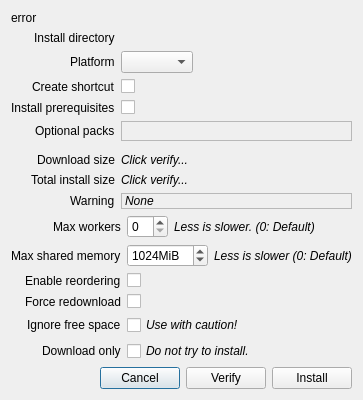
<?xml version="1.0" encoding="UTF-8"?>
<ui version="4.0">
 <class>InstallDialog</class>
 <widget class="QDialog" name="InstallDialog">
  <property name="geometry">
   <rect>
    <x>0</x>
    <y>0</y>
    <width>526</width>
    <height>483</height>
   </rect>
  </property>
  <property name="windowTitle">
   <string notr="true">Rare</string>
  </property>
  <layout class="QFormLayout" name="install_dialog_layout">
   <property name="sizeConstraint">
    <enum>QLayout::SetFixedSize</enum>
   </property>
   <property name="labelAlignment">
    <set>Qt::AlignRight|Qt::AlignTrailing|Qt::AlignVCenter</set>
   </property>
   <item row="0" column="0" colspan="2">
    <widget class="QLabel" name="install_dialog_label">
     <property name="text">
      <string>error</string>
     </property>
    </widget>
   </item>
   <item row="1" column="0">
    <widget class="QLabel" name="install_dir_label">
     <property name="text">
      <string>Install directory</string>
     </property>
    </widget>
   </item>
   <item row="1" column="1">
    <layout class="QHBoxLayout" name="install_dir_layout"/>
   </item>
   <item row="2" column="0">
    <widget class="QLabel" name="platform_label">
     <property name="text">
      <string>Platform</string>
     </property>
    </widget>
   </item>
   <item row="2" column="1">
    <widget class="QComboBox" name="platform_combo_box">
     <property name="sizePolicy">
      <sizepolicy hsizetype="Maximum" vsizetype="Fixed">
       <horstretch>0</horstretch>
       <verstretch>0</verstretch>
      </sizepolicy>
     </property>
    </widget>
   </item>
   <item row="9" column="0">
    <widget class="QLabel" name="shortcut_lbl">
     <property name="text">
      <string>Create shortcut</string>
     </property>
    </widget>
   </item>
   <item row="9" column="1">
    <widget class="QCheckBox" name="shortcut_cb">
     <property name="text">
      <string notr="true"/>
     </property>
    </widget>
   </item>
   <item row="10" column="0">
    <widget class="QLabel" name="install_preqs_lbl">
     <property name="text">
      <string>Install prerequisites</string>
     </property>
    </widget>
   </item>
   <item row="10" column="1">
    <widget class="QCheckBox" name="install_preqs_check">
     <property name="font">
      <font>
       <italic>true</italic>
      </font>
     </property>
     <property name="text">
      <string notr="true"/>
     </property>
    </widget>
   </item>
   <item row="11" column="0">
    <widget class="QLabel" name="sdl_list_label">
     <property name="text">
      <string>Optional packs</string>
     </property>
    </widget>
   </item>
   <item row="11" column="1">
    <widget class="QFrame" name="sdl_list_frame">
     <property name="frameShape">
      <enum>QFrame::StyledPanel</enum>
     </property>
     <property name="frameShadow">
      <enum>QFrame::Raised</enum>
     </property>
     <layout class="QVBoxLayout" name="sdl_list_layout">
      <property name="spacing">
       <number>0</number>
      </property>
     </layout>
    </widget>
   </item>
   <item row="13" column="0">
    <widget class="QLabel" name="download_size_label">
     <property name="text">
      <string>Download size</string>
     </property>
    </widget>
   </item>
   <item row="13" column="1">
    <widget class="QLabel" name="download_size_info_label">
     <property name="font">
      <font>
       <italic>true</italic>
      </font>
     </property>
     <property name="text">
      <string>Click verify...</string>
     </property>
    </widget>
   </item>
   <item row="14" column="0">
    <widget class="QLabel" name="install_size_label">
     <property name="text">
      <string>Total install size</string>
     </property>
    </widget>
   </item>
   <item row="14" column="1">
    <widget class="QLabel" name="install_size_info_label">
     <property name="font">
      <font>
       <italic>true</italic>
      </font>
     </property>
     <property name="text">
      <string>Click verify...</string>
     </property>
     <property name="wordWrap">
      <bool>true</bool>
     </property>
    </widget>
   </item>
   <item row="15" column="0">
    <widget class="QLabel" name="warn_label">
     <property name="text">
      <string>Warning</string>
     </property>
    </widget>
   </item>
   <item row="15" column="1">
    <widget class="QLabel" name="warn_message">
     <property name="font">
      <font>
       <italic>true</italic>
      </font>
     </property>
     <property name="frameShape">
      <enum>QFrame::StyledPanel</enum>
     </property>
     <property name="frameShadow">
      <enum>QFrame::Sunken</enum>
     </property>
     <property name="text">
      <string>None</string>
     </property>
     <property name="wordWrap">
      <bool>true</bool>
     </property>
    </widget>
   </item>
   <item row="17" column="0" colspan="2">
    <layout class="QHBoxLayout" name="button_layout">
     <item>
      <spacer name="button_hspacer">
       <property name="orientation">
        <enum>Qt::Horizontal</enum>
       </property>
       <property name="sizeHint" stdset="0">
        <size>
         <width>40</width>
         <height>20</height>
        </size>
       </property>
      </spacer>
     </item>
     <item>
      <widget class="QPushButton" name="cancel_button">
       <property name="text">
        <string>Cancel</string>
       </property>
      </widget>
     </item>
     <item>
      <widget class="QPushButton" name="verify_button">
       <property name="text">
        <string>Verify</string>
       </property>
      </widget>
     </item>
     <item>
      <widget class="QPushButton" name="install_button">
       <property name="text">
        <string>Install</string>
       </property>
      </widget>
     </item>
    </layout>
   </item>
   <item row="16" column="0" colspan="2">
    <layout class="QFormLayout" name="advanced_layout">
     <property name="labelAlignment">
      <set>Qt::AlignRight|Qt::AlignTrailing|Qt::AlignVCenter</set>
     </property>
     <item row="0" column="0">
      <widget class="QLabel" name="max_workers_label">
       <property name="text">
        <string>Max workers</string>
       </property>
       <property name="alignment">
        <set>Qt::AlignLeading|Qt::AlignLeft|Qt::AlignVCenter</set>
       </property>
      </widget>
     </item>
     <item row="0" column="1">
      <layout class="QHBoxLayout" name="max_workers_layout">
       <item>
        <widget class="QSpinBox" name="max_workers_spin">
         <property name="sizePolicy">
          <sizepolicy hsizetype="Maximum" vsizetype="Fixed">
           <horstretch>0</horstretch>
           <verstretch>0</verstretch>
          </sizepolicy>
         </property>
        </widget>
       </item>
       <item>
        <widget class="QLabel" name="max_workers_info_label">
         <property name="font">
          <font>
           <italic>true</italic>
          </font>
         </property>
         <property name="text">
          <string>Less is slower. (0: Default)</string>
         </property>
        </widget>
       </item>
      </layout>
     </item>
     <item row="1" column="0">
      <widget class="QLabel" name="max_memory_label">
       <property name="text">
        <string>Max shared memory</string>
       </property>
       <property name="alignment">
        <set>Qt::AlignLeading|Qt::AlignLeft|Qt::AlignVCenter</set>
       </property>
      </widget>
     </item>
     <item row="1" column="1">
      <layout class="QHBoxLayout" name="max_memory_layout">
       <item>
        <widget class="QSpinBox" name="max_memory_spin">
         <property name="sizePolicy">
          <sizepolicy hsizetype="Maximum" vsizetype="Fixed">
           <horstretch>0</horstretch>
           <verstretch>0</verstretch>
          </sizepolicy>
         </property>
         <property name="suffix">
          <string>MiB</string>
         </property>
         <property name="minimum">
          <number>0</number>
         </property>
         <property name="maximum">
          <number>10240</number>
         </property>
         <property name="singleStep">
          <number>128</number>
         </property>
         <property name="value">
          <number>1024</number>
         </property>
        </widget>
       </item>
       <item>
        <widget class="QLabel" name="max_memory_info_label">
         <property name="font">
          <font>
           <italic>true</italic>
          </font>
         </property>
         <property name="text">
          <string>Less is slower (0: Default)</string>
         </property>
        </widget>
       </item>
      </layout>
     </item>
     <item row="2" column="0">
      <widget class="QLabel" name="dl_optimizations_label">
       <property name="text">
        <string>Enable reordering</string>
       </property>
      </widget>
     </item>
     <item row="2" column="1">
      <widget class="QCheckBox" name="dl_optimizations_check">
       <property name="text">
        <string notr="true"/>
       </property>
       <property name="checked">
        <bool>false</bool>
       </property>
      </widget>
     </item>
     <item row="3" column="0">
      <widget class="QLabel" name="force_download_label">
       <property name="text">
        <string>Force redownload</string>
       </property>
      </widget>
     </item>
     <item row="3" column="1">
      <widget class="QCheckBox" name="force_download_check">
       <property name="sizePolicy">
        <sizepolicy hsizetype="Maximum" vsizetype="Fixed">
         <horstretch>0</horstretch>
         <verstretch>0</verstretch>
        </sizepolicy>
       </property>
       <property name="text">
        <string notr="true"/>
       </property>
      </widget>
     </item>
     <item row="4" column="0">
      <widget class="QLabel" name="ignore_space_label">
       <property name="text">
        <string>Ignore free space</string>
       </property>
      </widget>
     </item>
     <item row="4" column="1">
      <widget class="QCheckBox" name="ignore_space_check">
       <property name="sizePolicy">
        <sizepolicy hsizetype="Maximum" vsizetype="Fixed">
         <horstretch>0</horstretch>
         <verstretch>0</verstretch>
        </sizepolicy>
       </property>
       <property name="font">
        <font>
         <italic>true</italic>
        </font>
       </property>
       <property name="text">
        <string>Use with caution!</string>
       </property>
      </widget>
     </item>
     <item row="5" column="0">
      <widget class="QLabel" name="download_only_label">
       <property name="text">
        <string>Download only</string>
       </property>
      </widget>
     </item>
     <item row="5" column="1">
      <widget class="QCheckBox" name="download_only_check">
       <property name="sizePolicy">
        <sizepolicy hsizetype="Maximum" vsizetype="Fixed">
         <horstretch>0</horstretch>
         <verstretch>0</verstretch>
        </sizepolicy>
       </property>
       <property name="font">
        <font>
         <italic>true</italic>
        </font>
       </property>
       <property name="text">
        <string>Do not try to install.</string>
       </property>
      </widget>
     </item>
    </layout>
   </item>
   <item row="12" column="0" colspan="2">
    <layout class="QVBoxLayout" name="advanced_placeholder_layout"/>
   </item>
  </layout>
 </widget>
 <resources/>
 <connections/>
</ui>
